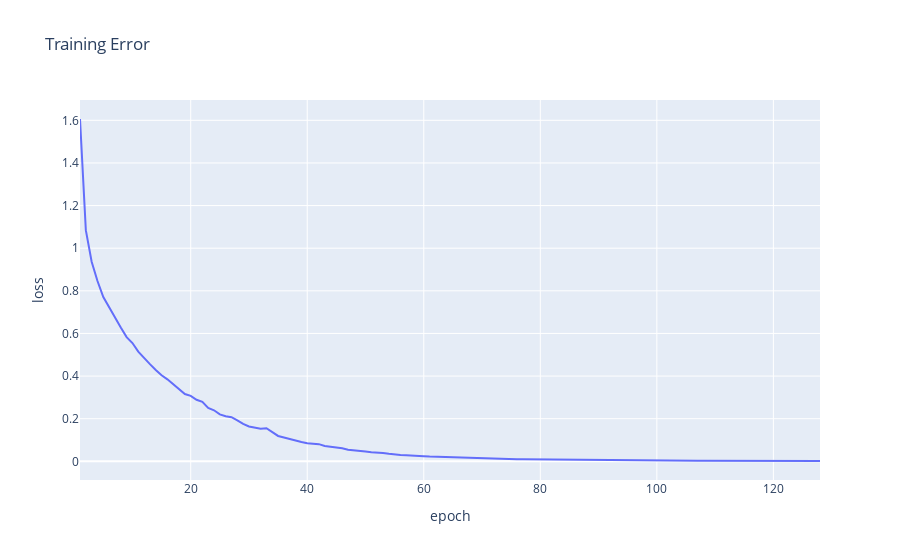

Notebook code for this chart:
### Markdown cell above
<!-- BEGIN QUESTION -->

### Code cell
X_train_rotated_sc = scaler.transform(X_train_rotated)
X_test_secret_sc = scaler.transform(X_test_secret)

if load_saved_models:
  model_rotated = joblib.load('mlp_fashionmnist_rotated_model.joblib')
else:
  # TODO: initialize and train a new model on the rotated images
  model_rotated =  MLPClassifier()
  model_rotated.fit(X=np.stack(X_train_rotated_sc),y=y_train_augmented)

  if save_models:
    joblib.dump(model_rotated, "mlp_fashionmnist_rotated_model.joblib")
    print("Rotated model saved to disk.")

print(f"Training accuracy (training on rotated images): {model_rotated.score(X_train_rotated_sc, y_train_augmented):.3f}")
print(f"Test accuracy (original): {model.score(X_test_sc, y_test):.3f}")
print(f"Test accuracy (training on rotated images): {model_rotated.score(X_test_secret_sc, y_test_secret):.3f}")

loss_df = pd.DataFrame({
    'epoch': range(1, len(model_rotated.loss_curve_) + 1),
    'loss': model_rotated.loss_curve_
})
loss_df.plot(x='epoch', y='loss', title="Training Error")

### Figure 1 — Plotly figure (JSON) as saved in the notebook; plotly's stock layout.template omitted (floating-point values rounded to 4 significant figures)
{"data": [{"hovertemplate": "epoch=%{x}<br>loss=%{y}<extra></extra>", "legendgroup": "", "line": {"color": "#636efa", "dash": "solid"}, "marker": {"symbol": "circle"}, "mode": "lines", "name": "", "orientation": "v", "showlegend": false, "type": "scatter", "x": [1, 2, 3, 4, 5, 6, 7, 8, 9, 10, 11, 12, 13, 14, 15, 16, 17, 18, 19, 20, 21, 22, 23, 24, 25, 26, 27, 28, 29, 30, 31, 32, 33, 34, 35, 36, 37, 38, 39, 40, 41, 42, 43, 44, 45, 46, 47, 48, 49, 50, 51, 52, 53, 54, 55, 56, 57, 58, 59, 60, 61, 62, 63, 64, 65, 66, 67, 68, 69, 70, 71, 72, 73, 74, 75, 76, 77, 78, 79, 80, 81, 82, 83, 84, 85, 86, 87, 88, 89, 90, 91, 92, 93, 94, 95, 96, 97, 98, 99, 100, 101, 102, 103, 104, 105, 106, 107, 108, 109, 110, 111, 112, 113, 114, 115, 116, 117, 118, 119, 120, 121, 122, 123, 124, 125, 126, 127, 128], "xaxis": "x", "y": [1.606, 1.085, 0.9367, 0.846, 0.7705, 0.7209, 0.6713, 0.6277, 0.5828, 0.5551, 0.5149, 0.4842, 0.4559, 0.4285, 0.4039, 0.3848, 0.3609, 0.3401, 0.3159, 0.3073, 0.2887, 0.2792, 0.2501, 0.2396, 0.2205, 0.2119, 0.2069, 0.1926, 0.1756, 0.1636, 0.1595, 0.1526, 0.1551, 0.1366, 0.1191, 0.1121, 0.1045, 0.09459, 0.09047, 0.08511, 0.08289, 0.08067, 0.07209, 0.06876, 0.06512, 0.0612, 0.05439, 0.05062, 0.04846, 0.04625, 0.04301, 0.0422, 0.03876, 0.03508, 0.03155, 0.02961, 0.02875, 0.02817, 0.02517, 0.02377, 0.02226, 0.02127, 0.01981, 0.0187, 0.01852, 0.01816, 0.01605, 0.01544, 0.01426, 0.01378, 0.01315, 0.01244, 0.01186, 0.01124, 0.01071, 0.01005, 0.009907, 0.009578, 0.008977, 0.00858, 0.008289, 0.00846, 0.007696, 0.007016, 0.006678, 0.006533, 0.006232, 0.006084, 0.005866, 0.005575, 0.005258, 0.00521, 0.005008, 0.004845, 0.004528, 0.004349, 0.004178, 0.004275, 0.004108, 0.003887, 0.00357, 0.003521, 0.003361, 0.003253, 0.003191, 0.003078, 0.002933, 0.002841, 0.002754, 0.002657, 0.002607, 0.002493, 0.002371, 0.002304, 0.002253, 0.002179, 0.002068, 0.002047, 0.002005, 0.001906, 0.00187, 0.00185, 0.001763, 0.001713, 0.001649, 0.001567, 0.001564, 0.001562], "yaxis": "y"}], "layout": {"legend": {"tracegroupgap": 0}, "title": {"text": "Training Error"}, "xaxis": {"anchor": "y", "domain": [0, 1], "title": {"text": "epoch"}}, "yaxis": {"anchor": "x", "domain": [0, 1], "title": {"text": "loss"}}}}
